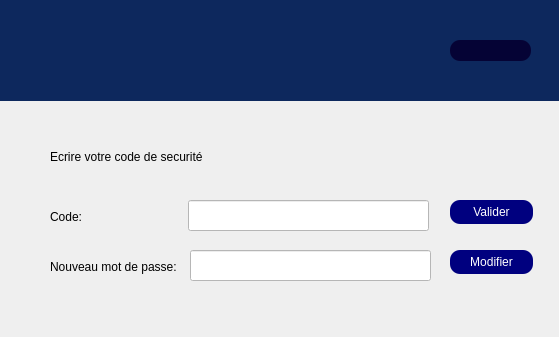
<?xml version="1.0" encoding="UTF-8"?>
<ui version="4.0">
 <class>Dialogforgotpassword</class>
 <widget class="QDialog" name="Dialogforgotpassword">
  <property name="geometry">
   <rect>
    <x>0</x>
    <y>0</y>
    <width>559</width>
    <height>337</height>
   </rect>
  </property>
  <property name="windowTitle">
   <string>Dialog</string>
  </property>
  <widget class="QLabel" name="label">
   <property name="geometry">
    <rect>
     <x>-10</x>
     <y>-10</y>
     <width>571</width>
     <height>351</height>
    </rect>
   </property>
   <property name="styleSheet">
    <string notr="true">background-image: url(:/images/img/back.png);</string>
   </property>
   <property name="text">
    <string/>
   </property>
  </widget>
  <widget class="QLabel" name="label_2">
   <property name="geometry">
    <rect>
     <x>0</x>
     <y>0</y>
     <width>561</width>
     <height>101</height>
    </rect>
   </property>
   <property name="styleSheet">
    <string notr="true">image: url(:/images/img/IMG_4507 (1).jpg);
background: rgb(13, 40, 93);
</string>
   </property>
   <property name="text">
    <string/>
   </property>
  </widget>
  <widget class="QLabel" name="label_3">
   <property name="geometry">
    <rect>
     <x>50</x>
     <y>130</y>
     <width>411</width>
     <height>53</height>
    </rect>
   </property>
   <property name="text">
    <string>Ecrire votre code de securité</string>
   </property>
  </widget>
  <widget class="QLineEdit" name="code">
   <property name="geometry">
    <rect>
     <x>188</x>
     <y>200</y>
     <width>241</width>
     <height>31</height>
    </rect>
   </property>
   <property name="styleSheet">
    <string notr="true">background: rgb(255, 255, 255);</string>
   </property>
  </widget>
  <widget class="QLabel" name="label_4">
   <property name="geometry">
    <rect>
     <x>50</x>
     <y>190</y>
     <width>71</width>
     <height>53</height>
    </rect>
   </property>
   <property name="text">
    <string>Code:</string>
   </property>
  </widget>
  <widget class="QPushButton" name="valider">
   <property name="geometry">
    <rect>
     <x>450</x>
     <y>200</y>
     <width>83</width>
     <height>24</height>
    </rect>
   </property>
   <property name="styleSheet">
    <string notr="true">QPushButton {
	
	font: 12pt &quot;Century Gothic&quot;;
    background-color: #191970; /* Couleur de fond */
	background: rgb(0, 0, 127);
    color: #fff; /* Couleur du texte */
    border: none; /* Pas de bordure */
    border-radius: 10px; /* Arrondir les coins */
}

/* Style lorsque la souris survole le bouton */
QPushButton:hover {
	color: rgb(255, 255, 255);

background:#DAA520;
border: none;
}

/* Style lorsque le bouton est enfoncé */
QPushButton:pressed {
    background-color: #b8860b; /* Couleur de fond en cas d'appui */
    border: 1px solid #446cff; /* Bordure en cas d'appui */
}

/* Style lorsque le bouton est enfoncé et coché (utilisé pour les boutons à bascule) */
QPushButton:checked {
    background-color: #3761ff; /* Couleur de fond en cas de bouton coché */
    border: 1px solid #3761ff; /* Bordure en cas de bouton coché */
}




</string>
   </property>
   <property name="text">
    <string>Valider</string>
   </property>
  </widget>
  <widget class="QLabel" name="label_5">
   <property name="geometry">
    <rect>
     <x>50</x>
     <y>240</y>
     <width>411</width>
     <height>53</height>
    </rect>
   </property>
   <property name="text">
    <string>Nouveau mot de passe:</string>
   </property>
  </widget>
  <widget class="QLineEdit" name="nouveaupass">
   <property name="geometry">
    <rect>
     <x>190</x>
     <y>250</y>
     <width>241</width>
     <height>31</height>
    </rect>
   </property>
   <property name="styleSheet">
    <string notr="true">background: rgb(255, 255, 255);</string>
   </property>
  </widget>
  <widget class="QPushButton" name="modifier">
   <property name="geometry">
    <rect>
     <x>450</x>
     <y>250</y>
     <width>83</width>
     <height>24</height>
    </rect>
   </property>
   <property name="styleSheet">
    <string notr="true">QPushButton {
	
	font: 12pt &quot;Century Gothic&quot;;
    background-color: #191970; /* Couleur de fond */
	background: rgb(0, 0, 127);
    color: #fff; /* Couleur du texte */
    border: none; /* Pas de bordure */
    border-radius: 10px; /* Arrondir les coins */
}

/* Style lorsque la souris survole le bouton */
QPushButton:hover {
	color: rgb(255, 255, 255);

background:#DAA520;
border: none;
}

/* Style lorsque le bouton est enfoncé */
QPushButton:pressed {
    background-color: #b8860b; /* Couleur de fond en cas d'appui */
    border: 1px solid #446cff; /* Bordure en cas d'appui */
}

/* Style lorsque le bouton est enfoncé et coché (utilisé pour les boutons à bascule) */
QPushButton:checked {
    background-color: #3761ff; /* Couleur de fond en cas de bouton coché */
    border: 1px solid #3761ff; /* Bordure en cas de bouton coché */
}




</string>
   </property>
   <property name="text">
    <string>Modifier</string>
   </property>
  </widget>
  <widget class="QPushButton" name="Retour">
   <property name="geometry">
    <rect>
     <x>450</x>
     <y>40</y>
     <width>81</width>
     <height>21</height>
    </rect>
   </property>
   <property name="styleSheet">
    <string notr="true">QPushButton {
	background: rgb(5, 3, 53);
	image: url(:/images/img/1708110598125.png);
    color: #fff; /* Couleur du texte */
	font: 9pt &quot;Century Gothic&quot;;
	border-color: rgb(0, 0, 0);
    border:rgb(0, 0, 0); /* Pas de bordure */
    border-radius: 10px; /* Arrondir les coins */
}

/* Style lorsque la souris survole le bouton */
QPushButton:hover {
	color: rgb(255, 255, 255);

background:#DAA520;
border: none;
}

/* Style lorsque le bouton est enfoncé */
QPushButton:pressed {
    background-color: #b8860b; /* Couleur de fond en cas d'appui */
    border: 1px solid #446cff; /* Bordure en cas d'appui */
}

/* Style lorsque le bouton est enfoncé et coché (utilisé pour les boutons à bascule) */
QPushButton:checked {
    background-color: #3761ff; /* Couleur de fond en cas de bouton coché */
    border: 1px solid #3761ff; /* Bordure en cas de bouton coché */
}




</string>
   </property>
   <property name="text">
    <string/>
   </property>
  </widget>
 </widget>
 <resources/>
 <connections/>
</ui>
